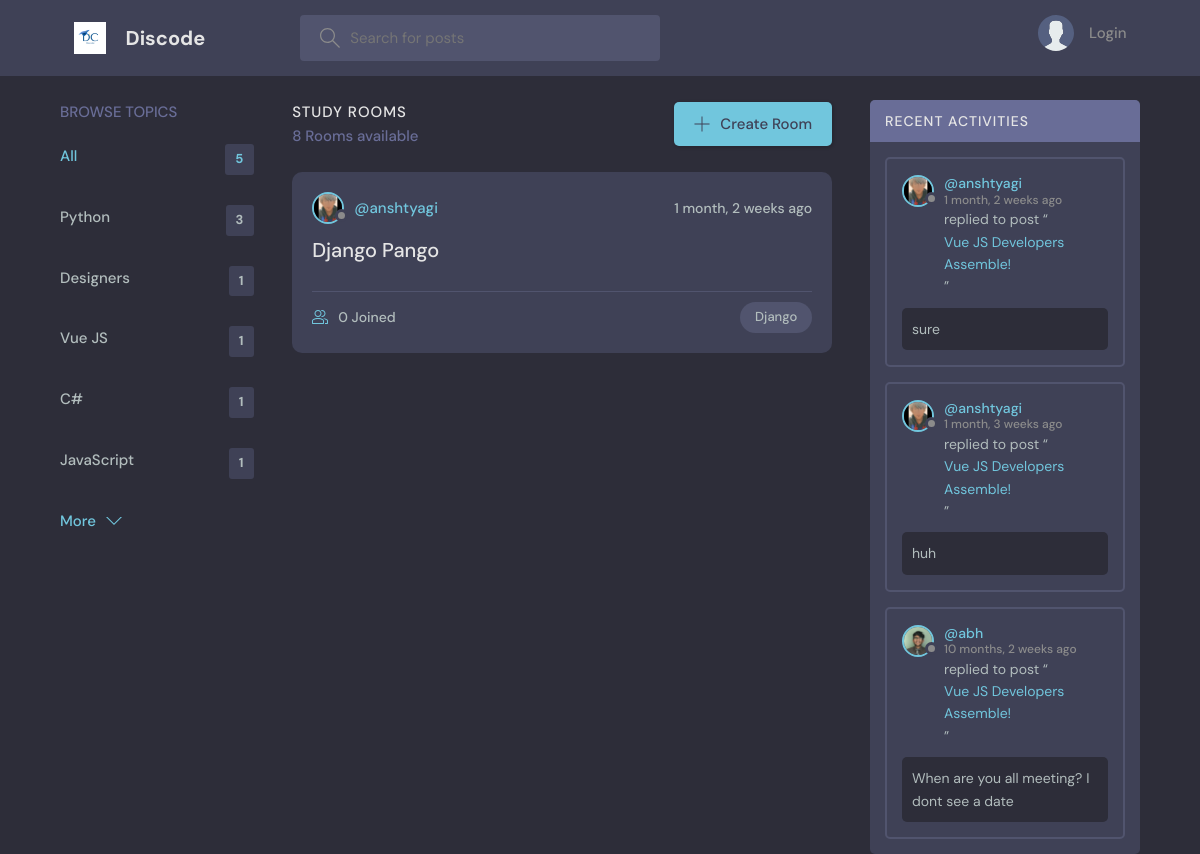
The page / on the database its author committed.
### base/models.py (models this page shows, shortened)
class Topic(models.Model):
    name = models.CharField(max_length=200)

class Room(models.Model):
    objects = None
    host = models.ForeignKey(User, on_delete=models.CASCADE, null=True)
    topic = models.ForeignKey(Topic, on_delete=models.SET_NULL, null=True)
    name = models.CharField(max_length=200)
    description = models.TextField(null=True, blank=True)
    participants = models.ManyToManyField(
        User, related_name='participants', blank=True)
    updated = models.DateTimeField(auto_now=True)
    created = models.DateTimeField(auto_now_add=True)
    class Meta:
        ordering = ['-updated', '-created']
    def __str__(self):
        return self.name

class User(AbstractUser):
    name = models.CharField(max_length=200, null=True)
    email = models.EmailField(unique=True, null=True)
    bio = models.TextField(null=True)
    avatar = models.ImageField(null=True, default="avatar.svg")
    REQUIRED_FIELDS = []

class Message(models.Model):
    user = models.ForeignKey(User, on_delete=models.CASCADE)
    room = models.ForeignKey(Room, on_delete=models.CASCADE)
    body = models.TextField()
    updated = models.DateTimeField(auto_now=True)
    created = models.DateTimeField(auto_now_add=True)
    class Meta:
        ordering = ['-updated', '-created']

### base/views.py (the view)
# urls.py: path('', views.home, name="home"),
def home(request):
    q = request.GET.get('q') if request.GET.get('q') != None else ''
    rooms = Room.objects.filter(
        Q(topic__name__icontains=q) |
        Q(name__icontains=q) |
        Q(description__icontains=q)
    )
    topics = Topic.objects.all()[0:5]
    room_count = rooms.count()
    room_messages = Message.objects.filter(
        Q(room__topic__name__icontains=q))[0:3]
    context = {'rooms': rooms, 'topics': topics,
               'room_count': room_count, 'room_messages': room_messages}
    return render(request, 'base/home.html', context)

### base/templates/base/home.html (shortened to what this page needs)
{% extends 'main.html' %}
{% block content %}
<main class="layout layout--3">
  <div class="container">
    {% include 'base/topics_component.html' %}
    <div class="roomList">
      <div class="roomList__header">
        <div>
          <h2>Study Rooms</h2>
          <p>{{room_count}} Rooms available</p>
        </div>
        <a class="btn btn--main" href="{% url 'create-room' %}">
          <svg version="1.1" xmlns="http://www.w3.org/2000/svg" width="32" height="32" viewBox="0 0 32 32">
            <title>add</title>
            <path
              d="M16.943 0.943h-1.885v14.115h-14.115v1.885h14.115v14.115h1.885v-14.115h14.115v-1.885h-14.115v-14.115z">
            </path>
          </svg>
          Create Room
        </a>
      </div>
      {% include 'base/feed_component.html' %}
    </div>
    {% include 'base/activity_component.html' %}
  </div>
</main>
{% endblock %}

### base/templates/base/topics_component.html
<div class="topics">
    <div class="topics__header">
        <h2>Browse Topics</h2>
    </div>
    <ul class="topics__list">
        <li>
            <a href="{% url 'home' %}" class="active">All <span>{{topics.count}}</span></a>
        </li>
        {% for topic in topics %}
        <li>
            <a href="{% url 'home' %}?q={{topic.name}}">{{topic.name}}<span>{{topic.room_set.all.count}}</span></a>
        </li>
        {% endfor %}
    </ul>
    <a class="btn btn--link" href="{% url 'topics' %}">
        More
        <svg version="1.1" xmlns="http://www.w3.org/2000/svg" width="32" height="32" viewBox="0 0 32 32">
            <title>chevron-down</title>
            <path d="M16 21l-13-13h-3l16 16 16-16h-3l-13 13z"></path>
        </svg>
    </a>
</div>

### base/templates/base/feed_component.html (shortened to what this page needs)
{% for room in rooms %}
{% if room.host %}
<div class="roomListRoom">
    <div class="roomListRoom__header">
        <a href="{% url 'user-profile' room.host.id %}" class="roomListRoom__author">
            <div class="avatar avatar--small">
                <img src="{{room.host.avatar.url}}" />
            </div>
            <span>@{{room.host.username}}</span>
        </a>
        <div class="roomListRoom__actions">
            <span>{{room.created|timesince}} ago</span>
        </div>
    </div>
    <div class="roomListRoom__content">
        <a href="{% url 'room' room.id %}">{{room.name}}</a>
    </div>
    <div class="roomListRoom__meta">
        <a href="{% url 'room' room.id %}" class="roomListRoom__joined">
            {{room.participants.all.count}} Joined
        </a>
        <p class="roomListRoom__topic">{{room.topic.name}}</p>
    </div>
</div>
{% endif %}
{% endfor %}

### base/templates/base/activity_component.html (shortened to what this page needs)
<div class="activities">
    <div class="activities__header">
        <h2>Recent Activities</h2>
    </div>
    {% for message in room_messages %}
    <div class="activities__box">
        <div class="activities__boxHeader roomListRoom__header">
            <a href="{% url 'user-profile' message.user.id %}" class="roomListRoom__author">
                <div class="avatar avatar--small">
                    <img src="{{message.user.avatar.url}}" />
                </div>
                <p>
                    @{{message.user.username}}
                    <span>{{message.created|timesince}} ago</span>
                </p>
            </a>
        </div>
        <div class="activities__boxContent">
            <p>replied to post “<a href="{% url 'room' message.room.id %}">{{message.room}}</a>”</p>
            <div class="activities__boxRoomContent">{{message.body}}</div>
        </div>
    </div>
    {% endfor %}
</div>

### rows shown on the page
Topic: name "Python", room_set.all.count "3"
Topic: name "Designers", room_set.all.count "1"
Topic: name "Vue JS", room_set.all.count "1"
Topic: name "C#", room_set.all.count "1"
Topic: name "JavaScript", room_set.all.count "1"
Room: host.avatar (picture), host.username "anshtyagi", created "1 month, 2 weeks", name "Django Pango", participants.all.count "0", topic.name "Django"
Message: user.avatar (picture), user.username "anshtyagi", created "1 month, 2 weeks", room "Vue JS Developers Assemble!", body "sure"
Message: user.avatar (picture), user.username "anshtyagi", created "1 month, 3 weeks", room "Vue JS Developers Assemble!", body "huh"
Message: user.avatar (picture), user.username "abh", created "10 months, 2 weeks", room "Vue JS Developers Assemble!", body "When are you all meeting? I dont see a date"

### other values the page prints
{{ topics.count }} "5"
{{ room_count }} "8"
